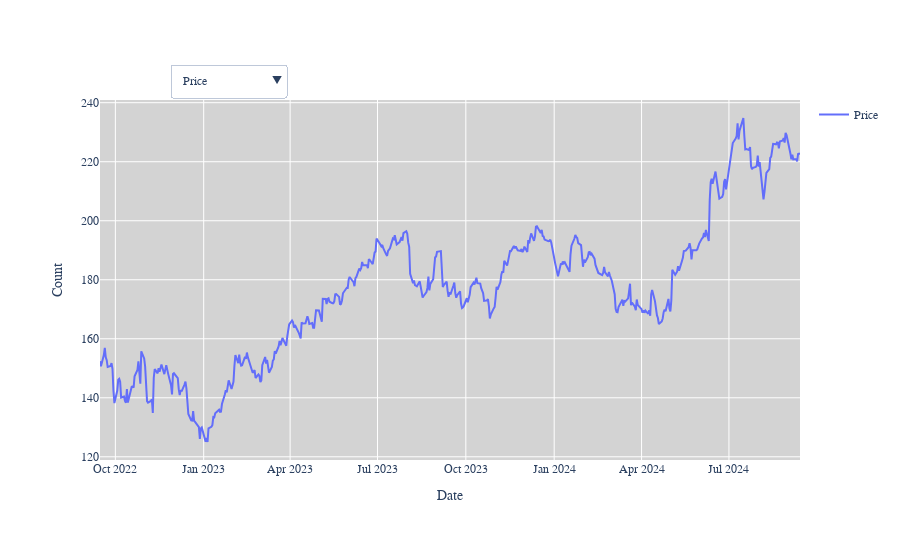

Notebook cell for this chart:
### Code cell
fig = go.Figure()

# Add the price chart (default)
fig.add_trace(go.Scatter(x=stock_data.index, y=stock_data['Close'], mode='lines', name='Price'))

# Add the RSI chart (initially hidden)
fig.add_trace(go.Scatter(x=stock_data.index, y=stock_data['RSI'], mode='lines', name='RSI', visible=False))

# Add the MACD chart (initially hidden)
fig.add_trace(go.Scatter(x=stock_data.index, y=stock_data['MACD'], mode='lines', name='MACD', visible=False))

# Add the Bollinger Bands chart (initially hidden)
fig.add_trace(go.Scatter(x=stock_data.index, y=stock_data['UB'], mode='lines', name='Upper Bollinger Band', visible=False, line=dict(color='red')))
fig.add_trace(go.Scatter(x=stock_data.index, y=stock_data['LB'], fill='tonexty', mode='lines', name='Lower Bollinger Band', visible=False, line=dict(color='green')))
fig.add_trace(go.Scatter(x=stock_data.index, y=stock_data['M20'], mode='lines', name='Middle Bollinger Band', visible=False, line=dict(color='blue')))
fig.add_trace(go.Scatter(x=stock_data.index, y=stock_data['Close'], mode='lines', name='Price (Bollinger)', visible=False, line=dict(color='black')))

# Define the buttons for dropdown menu
buttons = [
    dict(label='Price', method='update', args=[{'visible': [True, False, False, False, False, False, False]}, {'title': 'Stock market line plot in USD'}]),
    dict(label='RSI', method='update', args=[{'visible': [False, True, False, False, False, False, False]}, {'title': 'RSI Indicator'}]),
    dict(label='MACD', method='update', args=[{'visible': [False, False, True, False, False, False, False]}, {'title': 'MACD Indicator'}]),
    dict(label='Bollinger Bands', method='update', args=[{'visible': [False, False, False, True, True, True, True]}, {'title': 'Bollinger Bands'}])
]

# Create the dropdown menu
dropdown = go.layout.Updatemenu(
    buttons=buttons,
    direction='down',
    showactive=True,
    xanchor='left',
    yanchor='top',
    x=0.1,
    y=1.1
)

# Update layout to include dropdown menu and other customizations
fig.update_layout(
    updatemenus=[dropdown],
    plot_bgcolor='lightgray',   # Background color of the plotting area
    font=dict(family='Arial', size=12),
    title_font=dict(size=20),
    title_x=0.5,
    xaxis_title='Date',
    yaxis_title='Count',
    hoverlabel=dict(bgcolor='lightgrey', font_size=14),
    margin=dict(l=100, r=100, t=100, b=100),
    showlegend=True
)

# Show the figure
fig.show()

### Figure 1 — Plotly figure (JSON) as saved in the notebook; plotly's stock layout.template omitted (floating-point values rounded to 4 significant figures; data arrays with more than 128 entries replaced by an {"elided": "..."} marker saying what was removed)
{"data": [{"mode": "lines", "name": "Price", "type": "scatter", "x": {"elided": "502 str values"}, "y": {"elided": "502 float values"}}, {"mode": "lines", "name": "RSI", "type": "scatter", "visible": false, "x": {"elided": "502 str values"}, "y": {"elided": "502 float values"}}, {"mode": "lines", "name": "MACD", "type": "scatter", "visible": false, "x": {"elided": "502 str values"}, "y": {"elided": "502 float values"}}, {"line": {"color": "red"}, "mode": "lines", "name": "Upper Bollinger Band", "type": "scatter", "visible": false, "x": {"elided": "502 str values"}, "y": {"elided": "502 float values"}}, {"fill": "tonexty", "line": {"color": "green"}, "mode": "lines", "name": "Lower Bollinger Band", "type": "scatter", "visible": false, "x": {"elided": "502 str values"}, "y": {"elided": "502 float values"}}, {"line": {"color": "blue"}, "mode": "lines", "name": "Middle Bollinger Band", "type": "scatter", "visible": false, "x": {"elided": "502 str values"}, "y": {"elided": "502 float values"}}, {"line": {"color": "black"}, "mode": "lines", "name": "Price (Bollinger)", "type": "scatter", "visible": false, "x": {"elided": "502 str values"}, "y": {"elided": "502 float values"}}], "layout": {"font": {"family": "Arial", "size": 12}, "hoverlabel": {"bgcolor": "lightgrey", "font": {"size": 14}}, "margin": {"b": 100, "l": 100, "r": 100, "t": 100}, "plot_bgcolor": "lightgray", "showlegend": true, "title": {"font": {"size": 20}, "x": 0.5}, "updatemenus": [{"buttons": [{"args": [{"visible": [true, false, false, false, false, false, false]}, {"title": "Stock market line plot in USD"}], "label": "Price", "method": "update"}, {"args": [{"visible": [false, true, false, false, false, false, false]}, {"title": "RSI Indicator"}], "label": "RSI", "method": "update"}, {"args": [{"visible": [false, false, true, false, false, false, false]}, {"title": "MACD Indicator"}], "label": "MACD", "method": "update"}, {"args": [{"visible": [false, false, false, true, true, true, true]}, {"title": "Bollinger Bands"}], "label": "Bollinger Bands", "method": "update"}], "direction": "down", "showactive": true, "x": 0.1, "xanchor": "left", "y": 1.1, "yanchor": "top"}], "xaxis": {"title": {"text": "Date"}}, "yaxis": {"title": {"text": "Count"}}}}
